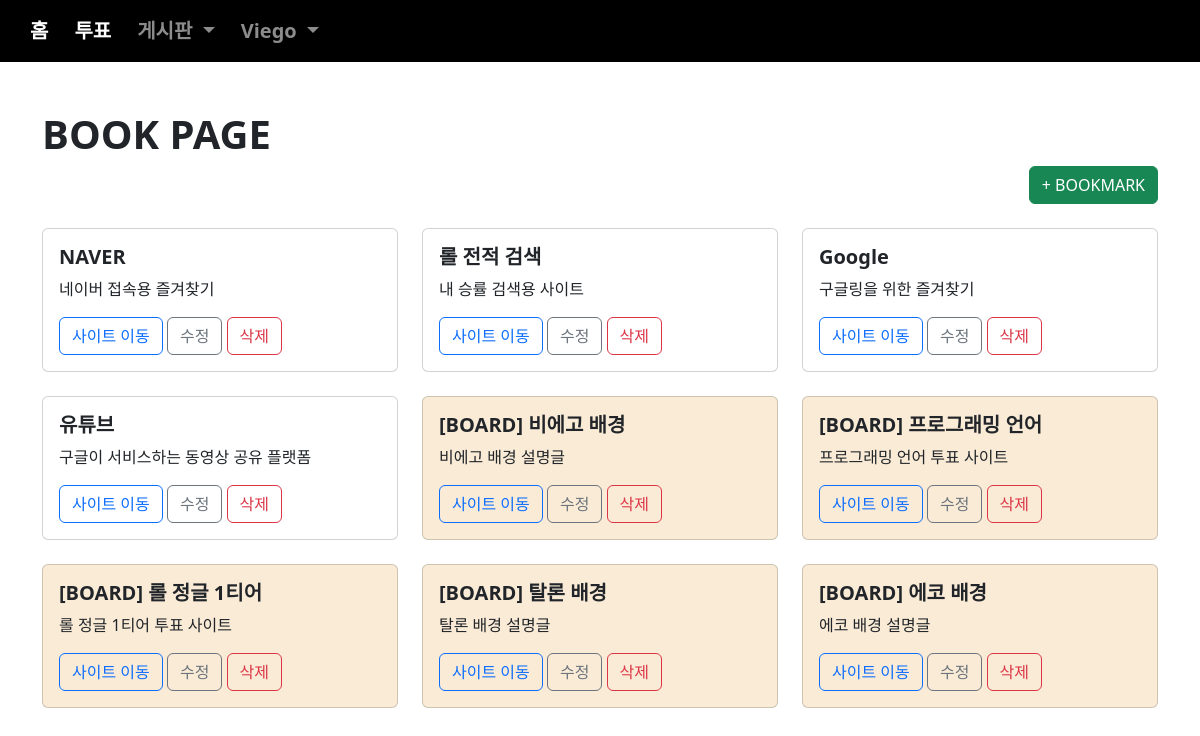
Screenshot of /book/index/ (signed in) with the database file from the repository.
### acc/models.py (models this page shows, shortened)
class User(AbstractUser):
    comment = models.TextField(blank=True)
    age = models.IntegerField(default=0)
    point = models.IntegerField(default=0)
    pic = models.ImageField(upload_to="user/%y")

### book/models.py (models this page shows, shortened)
class Book(models.Model):
    user = models.ForeignKey(User, on_delete=models.CASCADE)
    site_name = models.CharField(max_length=100)
    site_url = models.TextField()
    site_con = models.TextField()
    impo = models.BooleanField(default=False)

### book/views.py (the view)
# urls.py: path('index/', views.index, name="index"),
def index(request):
    if request.user.is_anonymous:
        messages.error(request, "비정상적인 접근입니다")
        return redirect('acc:index')
    b = request.user.book_set.all()
    context = {
        "bset" : b
    }
    return render(request, "book/index.html", context)

### templates/book/index.html (shortened to what this page needs)
{% extends 'base.html' %}
{% block con %}
<h1><b>BOOK PAGE</b></h1>
<div class="text-end">
    <a href="{% url 'book:create' %}" class="btn btn-success"> + BOOKMARK </a>
</div>
<div class="row">
    {% for i in bset %}
        <div class="col-sm-4 mb-3 mb-sm-0 mt-4">
            <div class="card" {% if i.impo %} style="background-color: antiquewhite;" {% endif %}>
                <div class="card-body">
                    <h5 class="card-title"><b>{{ i.site_name }}</b></h5>
                    <p class="card-text">{{ i.site_con|truncatechars:20 }}</p>
                    <a href="{{ i.site_url }}" class="btn btn-outline-primary">사이트 이동</a>
                    <a href="{% url 'book:update' i.id %}" class="btn btn-outline-secondary">수정</a>
                    <button type="button" class="btn btn-outline-danger" data-bs-toggle="modal" data-bs-target="#e{{ forloop.counter }}">
                        삭제
                    </button>
                </div>
            </div>
        </div>
    {% endfor %}
</div>
{% endblock %}

### templates/base.html (shortened to what this page needs)
<!doctype html>
<html lang="en">
    <head>
        <link href="https://cdn.jsdelivr.net/npm/bootstrap@5.2.2/dist/css/bootstrap.min.css" rel="stylesheet">
    </head>
    <body>
        {% if user.is_authenticated %}
            <nav class="navbar navbar-expand-lg navbar-dark" style="background-color: rgb(0, 0, 0);">
                <div class="container-fluid">
                    <div class="collapse navbar-collapse" id="navbarSupportedContent">
                        <ul class="navbar-nav me-auto mb-2 mb-lg-0">
                            <li class="nav-item">
                                <a class="nav-link active" aria-current="page" href="/acc/index">홈</a>
                            </li>
                            <li class="nav-item">
                                <a class="nav-link active" aria-current="page" href="{% url 'vote:index' %}">투표</a>
                            </li>
                            <li class="nav-item dropdown">
                                <a class="nav-link dropdown-toggle" href="#" role="button" data-bs-toggle="dropdown" aria-expanded="false">
                                    게시판
                                </a>
                            </li>
                            <li class="nav-item dropdown">
                                <a class="nav-link dropdown-toggle" href="#" role="button" data-bs-toggle="dropdown" aria-expanded="false">
                                    {{ user }}
                                </a>
                            </li>
                        </ul>
                    </div>
                </div>
            </nav>
        {% endif %}
        <div class="container mt-5 mb-5">
            {% block con %}
            {% endblock %}
        </div>
    </body>
</html>

### templates/base.html (style rules this page uses)
.nav-item { font-size: 20px; font-weight: bold; margin-left: 10px; }

### rows the page displays
User: username "Viego"
Book: site_name "NAVER", site_con "네이버 접속용 즐겨찾기"
Book: site_name "롤 전적 검색", site_con "내 승률 검색용 사이트"
Book: site_name "Google", site_con "구글링을 위한 즐겨찾기"
Book: site_name "유튜브", site_con "구글이 서비스하는 동영상 공유 플랫폼"
Book: site_name "[BOARD] 비에고 배경", site_con "비에고 배경 설명글"
Book: site_name "[BOARD] 프로그래밍 언어", site_con "프로그래밍 언어 투표 사이트"
Book: site_name "[BOARD] 롤 정글 1티어", site_con "롤 정글 1티어 투표 사이트"
Book: site_name "[BOARD] 탈론 배경", site_con "탈론 배경 설명글"
Book: site_name "[BOARD] 에코 배경", site_con "에코 배경 설명글"
